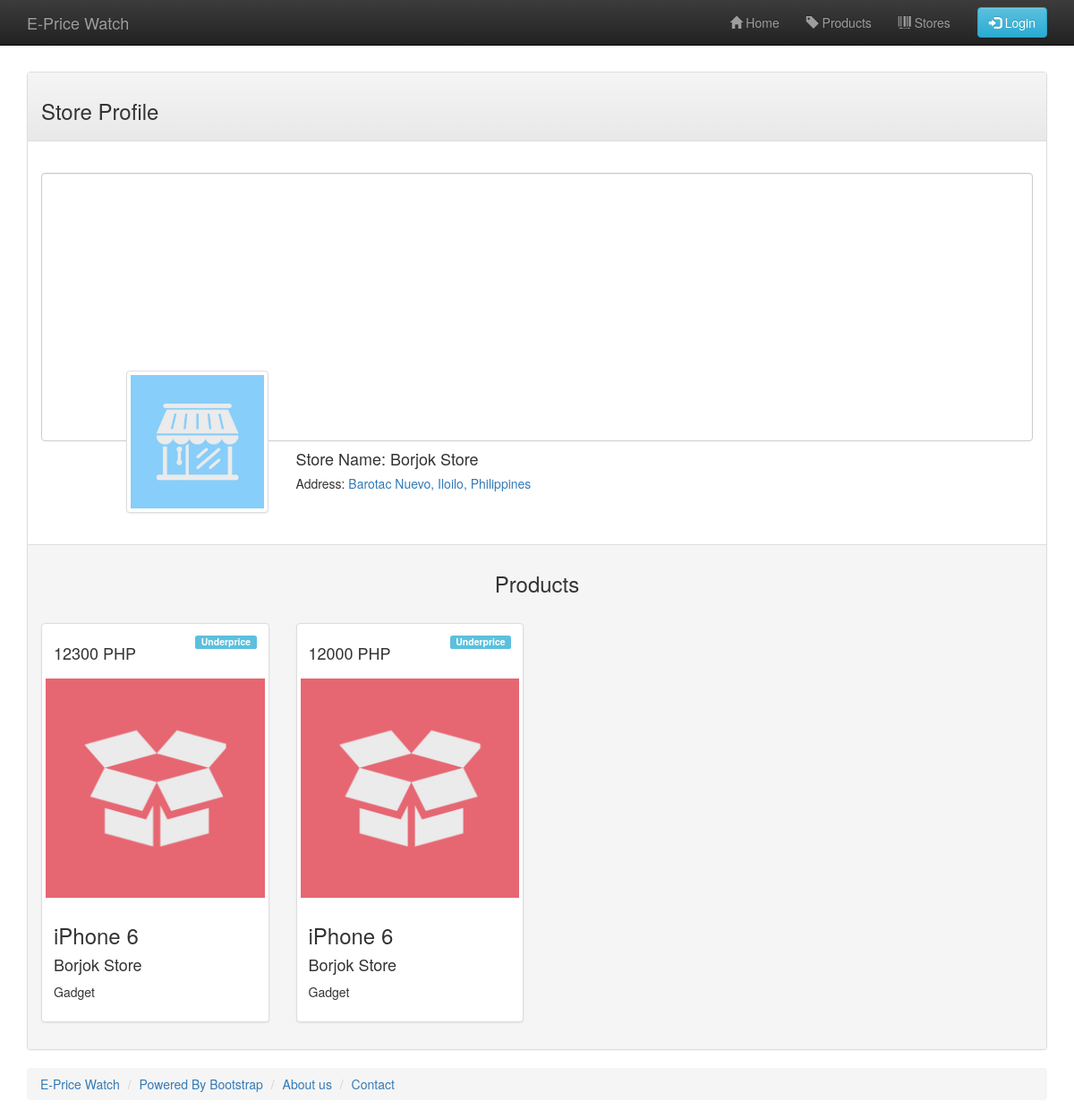
/viewstore.php?STORE=Borjok Store&ADDRESS=Barotac Nuevo, Iloilo, Philippines, run on the app's committed database.
### tables this page shows
CREATE TABLE `encoded_products` (
  `ID` int(11) NOT NULL,
  `PRODUCT` int(11) NOT NULL,
  `STORENAME` varchar(120) NOT NULL,
  `ADDRESS` varchar(210) NOT NULL,
  `LAT` double NOT NULL,
  `LNG` double NOT NULL,
  `POSTBY` int(11) NOT NULL,
  `PRICE` double NOT NULL,
  `DATECREATED` timestamp NOT NULL DEFAULT CURRENT_TIMESTAMP,
  `DISABLED` tinyint(1) NOT NULL DEFAULT '0'
);

CREATE TABLE `product_table` (
  `ID` int(11) NOT NULL,
  `NAME` varchar(60) NOT NULL,
  `DESCRIPTION` text NOT NULL,
  `DATECREATED` timestamp NOT NULL DEFAULT CURRENT_TIMESTAMP,
  `SRP` double NOT NULL,
  `CATEGORY` int(11) NOT NULL DEFAULT '0'
);

CREATE TABLE `product_category` (
  `ID` int(11) NOT NULL,
  `NAME` varchar(30) NOT NULL,
  `DESCRIPTION` text NOT NULL,
  `CONSTANT` tinyint(1) NOT NULL DEFAULT '0'
);

### library/connection.php (called while the page is built, shortened)
<?php
$database =		"srpdata";
?>

### library/functionlibrary.php (called while the page is built, shortened)
<?php
function getpricestatus($id, $theprice)
{
  include('connection.php');
  $belowsrp = array();
  $abovesrp = array();
  $sql = 'SELECT * FROM product_table WHERE ID = ' . ((isset($GLOBALS["___mysqli_ston"]) && is_object($GLOBALS["___mysqli_ston"])) ? mysqli_real_escape_string($GLOBALS["___mysqli_ston"], $id) : ((trigger_error("[MySQLConverterToo] Fix the mysql_escape_string() call! This code does not work.", E_USER_ERROR)) ? "" : ""));
  $result = mysqli_query( $con, $sql);
  if($row = mysqli_fetch_array($result))
  {
    $srp = $row['SRP'];
  }
  $sql = 'SELECT * FROM encoded_products WHERE PRODUCT = ' . ((isset($GLOBALS["___mysqli_ston"]) && is_object($GLOBALS["___mysqli_ston"])) ? mysqli_real_escape_string($GLOBALS["___mysqli_ston"], $id) : ((trigger_error("[MySQLConverterToo] Fix the mysql_escape_string() call! This code does not work.", E_USER_ERROR)) ? "" : ""));
  $result = mysqli_query( $con, $sql);
  while($row = mysqli_fetch_array($result))
  {
    if($row['PRICE'] >= $srp)
    {
      array_push($abovesrp, $row['PRICE']);
    }
    if($row['PRICE'] <= $srp)
    {
     array_push($belowsrp, $row['PRICE']);
    }
  }
  if(count($belowsrp) < 1)
  {
    $belowaverage = $srp;
  }
  else
  {
    $belowaverage = 0;
    foreach ($belowsrp as $price) {
      $belowaverage += $price;
    }
    $belowaverage = $belowaverage/count($belowsrp);
  }
    if(count($abovesrp) < 1)
  {
    $aboveaverage = $srp;
  }
  else
  {
    $aboveaverage = 0;
    foreach ($abovesrp as $price) {
      $aboveaverage += $price;
    }
    $aboveaverage = $aboveaverage/count($abovesrp);
  }
  $range = $aboveaverage - $belowaverage;
  $addsub = $range * 0.1;
  $underprice = $belowaverage - $addsub;
  $overprice = $aboveaverage + $addsub;
  if($theprice < $underprice)
  {
    return 'under';
  }
}
?>

### viewstore.php (the view, shortened to what this page needs)
<!DOCTYPE html>
<?php
  include('library/connection.php');
  include('library/functionlibrary.php');
$page_store_name = '';
$page_store_address = '';
if(isset($_GET['STORE']) && isset($_GET['ADDRESS']))
{
    $page_store_name = $_GET['STORE'];
    $page_store_address = $_GET['ADDRESS'];
}
else
{
    header('Location: stores.php');
}
?>
<html lang="en">
<head>
    <link href="css/bootstrap.min.css" rel="stylesheet">
    <link href="css/bootstrap-theme.min.css" rel="stylesheet">
    <link href="css/app.css" rel="stylesheet">
</head>
<body role="document">
    <?php include('library/navbar.php'); ?>
<div class="container">
    <div style="width: 100%; height: 80px;"></div>
    <div class="panel panel-default">
        <div class="panel-heading">
            <h3>Store Profile</h3>
        </div>
        <div class="panel-body">
            <div class="row" style="padding-top: 20px;">
                <div class="container-fluid">
                    <div class="form-control" style="width: 100%; height:300px;">
                        <div id="map" style="width: 100%; height: 100%;"></div>
                    </div>
                    <div class="row">
                        <div class="col-xs-1 col-sm-1 col-lg-1 col-md-1"></div>
                        <div class="col-xs-3 col-sm-3 col-lg-2 col-md-2">
                            <div class="thumbnail" style="margin-top: -50%;">
                                <img src="img/site%20images/store.jpg" style="max-width: 100%;" />
                            </div>
                        </div>
                        <div class="col-lg-9 col-md-9">
                            <h4>Store Name: <?php echo $page_store_name; ?></h4>
                            <h5>Address: <a href="#" onclick="map.setCenter(storemarker.getPosition()); return false;"><?php echo $page_store_address; ?></a></h5>
                        </div>
                    </div>
                </div>
            </div>
        </div>
        <div class="panel-footer">
            <h3 style="text-align: center; padding-bottom: 20px;">Products</h3>
            <div class="row my_thumb_container">
                <?php
                    $argument = 'AND encoded_products.STORENAME = "' . ((isset($GLOBALS["___mysqli_ston"]) && is_object($GLOBALS["___mysqli_ston"])) ? mysqli_real_escape_string($GLOBALS["___mysqli_ston"], $page_store_name) : ((trigger_error("[MySQLConverterToo] Fix the mysql_escape_string() call! This code does not work.", E_USER_ERROR)) ? "" : "")) . '" AND encoded_products.ADDRESS = "' . ((isset($GLOBALS["___mysqli_ston"]) && is_object($GLOBALS["___mysqli_ston"])) ? mysqli_real_escape_string($GLOBALS["___mysqli_ston"], $page_store_address) : ((trigger_error("[MySQLConverterToo] Fix the mysql_escape_string() call! This code does not work.", E_USER_ERROR)) ? "" : "")) .'"';
                    $sql = 'SELECT encoded_products.ID, product_table.NAME, product_table.ID AS PRODUCTORIGINALID, encoded_products.ADDRESS, encoded_products.STORENAME, product_table.DESCRIPTION, product_category.NAME AS CATEGORY, encoded_products.PRICE, product_table.SRP FROM encoded_products, product_table, product_category WHERE product_table.ID = encoded_products.PRODUCT AND product_category.ID = product_table.CATEGORY ' . $argument . ' GROUP BY encoded_products.ID ORDER BY encoded_products.DATECREATED DESC';
                    $result = mysqli_query( $con, $sql);
                    while ($row = mysqli_fetch_array($result)) {
                    $indicator = getpricestatus($row['PRODUCTORIGINALID'], $row['PRICE']);
                    if($indicator == 'over')
                    {
                        $indicator = '<span class="label label-danger pull-right">Overprice</span>';
                    }
                    else if($indicator == 'average')
                    {
                        $indicator = '<span class="label label-success pull-right">Average Price</span>';
                    }
                    else if($indicator == 'under')
                    {
                        $indicator = '<span class="label label-info pull-right">Underprice</span>';
                    }
                ?>
                <div class="col-xs-6 col-sm-4 col-md-3">
                    <a href="<?php echo 'viewproduct.php?PRODUCT=' . $row['ID']; ?>" class="thumbnail">
                        <div class="caption">
                            <?php echo $indicator; ?>
                            <h4><?php echo $row['PRICE'] . ' PHP';?></h4>
                        </div>
                        <div class="my_thumb_img" style="background-image: url('img/site images/box.jpg');"></div>
                        <div class="caption">
                            <h3><?php echo $row['NAME']; ?></h3>
                            <h4><?php echo $row['STORENAME']; ?></h4>
                            <p><?php echo $row['CATEGORY']; ?></p>
                        </div>
                    </a>
                </div>
                <?php
                    }
                ?>
            </div>
        </div>
    </div>
</div>
<?php include('library/footer.php'); ?>
</body>
</html>

### css/app.css (style rules this page uses)
.my_thumb_container a { text-decoration: none; }
.my_thumb_container .my_thumb_img { width: 100%; position: relative; padding-top: 100%; background-position: 50% 50%; background-size: cover; background-repeat: no-repeat; }
.my_thumb_container p, h3 { white-space: nowrap; overflow: hidden; text-overflow: ellipsis; }

### data on the page
encoded_products: PRICE "12300", product_table.NAME "iPhone 6", STORENAME "Borjok Store", product_category.NAME "Gadget"
encoded_products: PRICE "12000", product_table.NAME "iPhone 6", STORENAME "Borjok Store", product_category.NAME "Gadget"

### other printed values
$page_store_name "Borjok Store"
$page_store_address "Barotac Nuevo, Iloilo, Philippines"
